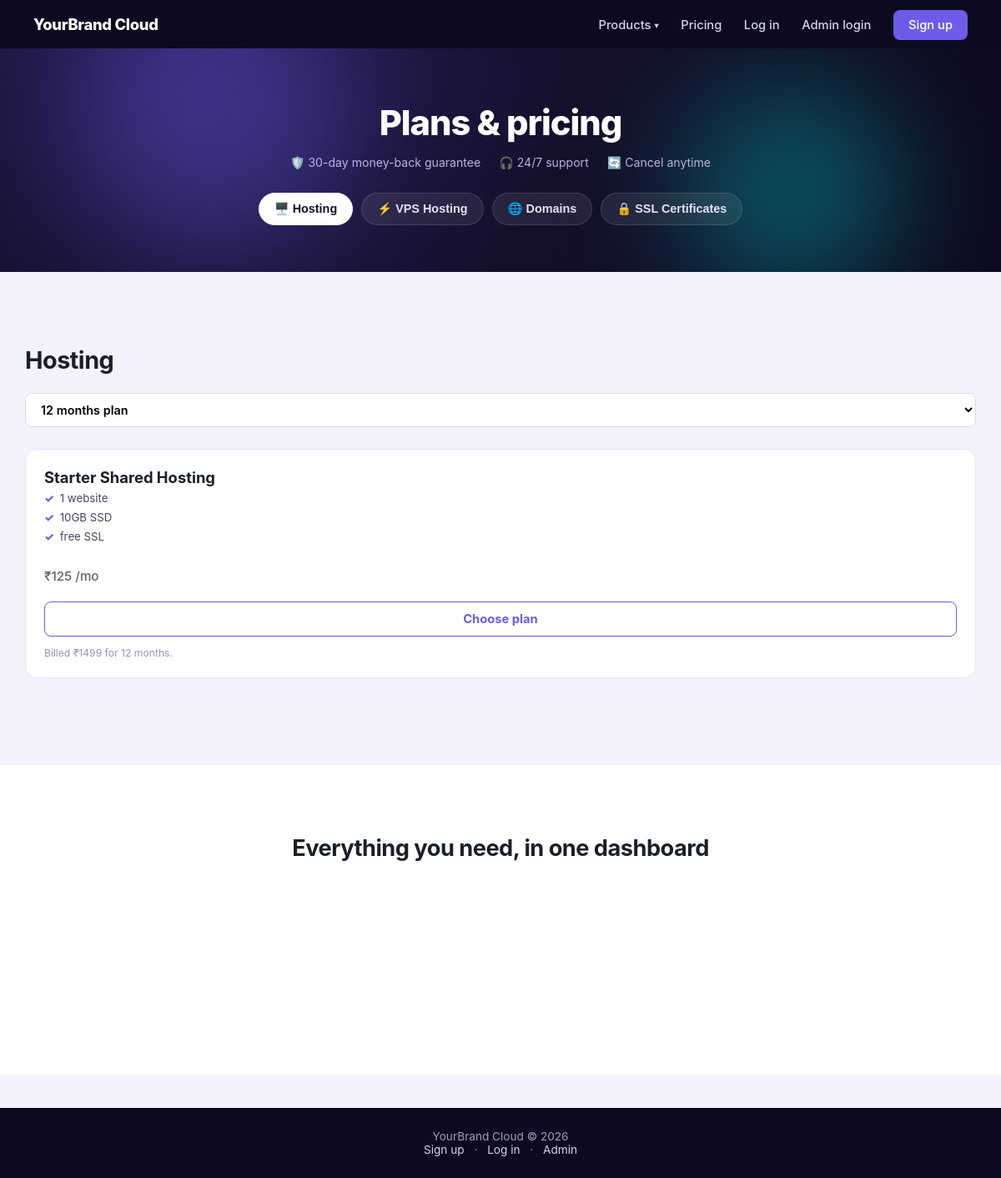
The page / on the database its author committed.
### tables this page shows
CREATE TABLE products (
    id INT AUTO_INCREMENT PRIMARY KEY,
    name VARCHAR(100) NOT NULL,
    category ENUM('hosting','vps','domain','ssl') NOT NULL,
    base_price_12mo DECIMAL(10,2) NOT NULL,
    description TEXT,
    is_active TINYINT(1) NOT NULL DEFAULT 1,
    created_at TIMESTAMP DEFAULT CURRENT_TIMESTAMP
);

### includes/functions.php (called while the page is built, shortened)
<?php
function e(string $value): string
{
    return htmlspecialchars($value, ENT_QUOTES, 'UTF-8');
}

### public/index.php (the view, shortened to what this page needs)
<?php
require_once __DIR__ . '/../includes/functions.php';
$pdo = get_pdo();
$products = $pdo->query('SELECT * FROM products WHERE is_active = 1 ORDER BY category, name')->fetchAll();
$categoryMeta = [
    'hosting' => ['label' => 'Hosting', 'icon' => '🖥️'],
    'vps'     => ['label' => 'VPS Hosting', 'icon' => '⚡'],
    'domain'  => ['label' => 'Domains', 'icon' => '🌐'],
    'ssl'     => ['label' => 'SSL Certificates', 'icon' => '🔒'],
];
$byCategory = [];
foreach ($products as $p) {
    $byCategory[$p['category']][] = $p;
}
$activeCategories = array_values(array_filter(array_keys($categoryMeta), fn($c) => !empty($byCategory[$c])));
$firstCategory = $activeCategories[0] ?? null;
?>
<!doctype html>
<html lang="en">
<head>
<link rel="stylesheet" href="/assets/css/theme.css">
<link rel="stylesheet" href="/assets/css/landing.css">
</head>
<body>
<header class="landing-nav">
    <div class="brand"><?= e(APP_BRAND_NAME) ?></div>
    <nav>
        <span class="mega-wrap">
            <button type="button" class="mega-trigger" id="megaTrigger">Products <span class="caret">▾</span></button>
        </span>
        <a href="#plans">Pricing</a>
        <a href="/login">Log in</a>
        <a href="/admin/login">Admin login</a>
        <a href="/register" class="nav-cta">Sign up</a>
    </nav>
</header>
<section class="hero">
    <div class="hero-inner">
        <h1>Plans &amp; pricing</h1>
        <div class="hero-badges">
            <span>🛡️ 30-day money-back guarantee</span>
            <span>🎧 24/7 support</span>
            <span>🔄 Cancel anytime</span>
        </div>
        <?php if ($activeCategories): ?>
        <div class="tabs" id="categoryTabs">
            <?php foreach ($activeCategories as $i => $cat): ?>
                <button type="button" class="tab-btn<?= $i === 0 ? ' active' : '' ?>" data-cat="<?= e($cat) ?>">
                    <?= e($categoryMeta[$cat]['icon'] ?? '📦') ?> <?= e($categoryMeta[$cat]['label'] ?? ucfirst($cat)) ?>
                </button>
            <?php endforeach; ?>
        </div>
        <?php endif; ?>
    </div>
</section>
<section class="plans-section" id="plans">
    <div class="plans-inner">
        <div class="plans-head">
            <h2 id="plansHeading"><?= $firstCategory ? e($categoryMeta[$firstCategory]['label'] ?? ucfirst($firstCategory)) : 'Plans' ?></h2>
            <select class="tenure-select" id="tenureSelect">
                <option value="12">12 months plan</option>
            </select>
        </div>
        <?php if (!$products): ?>
            <p class="empty-plans">Plans are being set up — check back shortly.</p>
        <?php else: ?>
            <?php foreach ($activeCategories as $cat): ?>
                <div class="plan-grid category-panel" data-cat="<?= e($cat) ?>" <?= $cat !== $firstCategory ? 'style="display:none"' : '' ?>>
                    <?php foreach ($byCategory[$cat] as $i => $p): ?>
                        <div class="plan-card<?= $i === 1 ? ' featured' : '' ?>"
                             data-base="<?= (float) $p['base_price_12mo'] ?>"
                             data-id="<?= (int) $p['id'] ?>">
                            <h3><?= e($p['name']) ?></h3>
                            <?php
                                $descParts = array_filter(array_map('trim', preg_split('/[,\n]+/', (string) ($p['description'] ?? ''))));
                            ?>
                            <?php if ($descParts): ?>
                                <ul class="plan-features">
                                    <?php foreach ($descParts as $part): ?>
                                        <li><?= e($part) ?></li>
                                    <?php endforeach; ?>
                                </ul>
                            <?php else: ?>
                                <p class="plan-desc">Full details available after login.</p>
                            <?php endif; ?>
                            <div class="plan-price"><span class="price-currency">₹</span><span class="price-amount"></span><span> /mo</span></div>
                            <a class="plan-cta" href="/checkout?product_id=<?= (int) $p['id'] ?>">Choose plan</a>
                            <p class="plan-fine price-fine"></p>
                        </div>
                    <?php endforeach; ?>
                </div>
            <?php endforeach; ?>
        <?php endif; ?>
    </div>
</section>
<section class="features-section">
    <div class="features-inner">
        <h2>Everything you need, in one dashboard</h2>
        <div class="feature-grid">
        </div>
    </div>
</section>
<footer class="landing-footer">
    <div><?= e(APP_BRAND_NAME) ?> &copy; <?= date('Y') ?></div>
    <div><a href="/register">Sign up</a> · <a href="/login">Log in</a> · <a href="/admin/login">Admin</a></div>
</footer>
</body>
</html>

### public/assets/css/theme.css (style rules this page uses)
:root { --primary: #6c5ce7; --primary-dark: #5b4bd6; --bg: #f4f2fb; --card-bg: #ffffff; --text: #1b1f27; --muted: #6b7280; --border: #e7e3f7; --success-bg: #e6f7ee; --success-text: #14804a; --error-bg: #fde8e8; --error-text: #b42318; --radius: 12px; --navy: #0d0a1f; }
* { box-sizing: border-box; }
body { margin: 0; font-family: -apple-system, BlinkMacSystemFont, "Segoe UI", Roboto, Helvetica, Arial, sans-serif; background: var(--bg); color: var(--text); animation: pageFadeIn 0.35s ease both; }
input, textarea, select { width: 100%; padding: 10px 12px; margin-top: 6px; border: 1px solid var(--border); border-radius: 8px; font-size: 1rem; font-family: inherit; transition: border-color 0.15s ease, box-shadow 0.15s ease; }
section { margin-bottom: 40px; }

### rows shown on the page
products: name "Starter Shared Hosting", description "1 website", description "10GB SSD", description "free SSL"

### other values the page prints
APP_BRAND_NAME "YourBrand Cloud"
$categoryMeta[$cat]['icon'] "🖥️"
$categoryMeta[$cat]['label'] "Hosting"
$categoryMeta[$cat]['icon'] "⚡"
$categoryMeta[$cat]['label'] "VPS Hosting"
$categoryMeta[$cat]['icon'] "🌐"
$categoryMeta[$cat]['label'] "Domains"
$categoryMeta[$cat]['icon'] "🔒"
$categoryMeta[$cat]['label'] "SSL Certificates"
$categoryMeta[$firstCategory]['label'] "Hosting"
